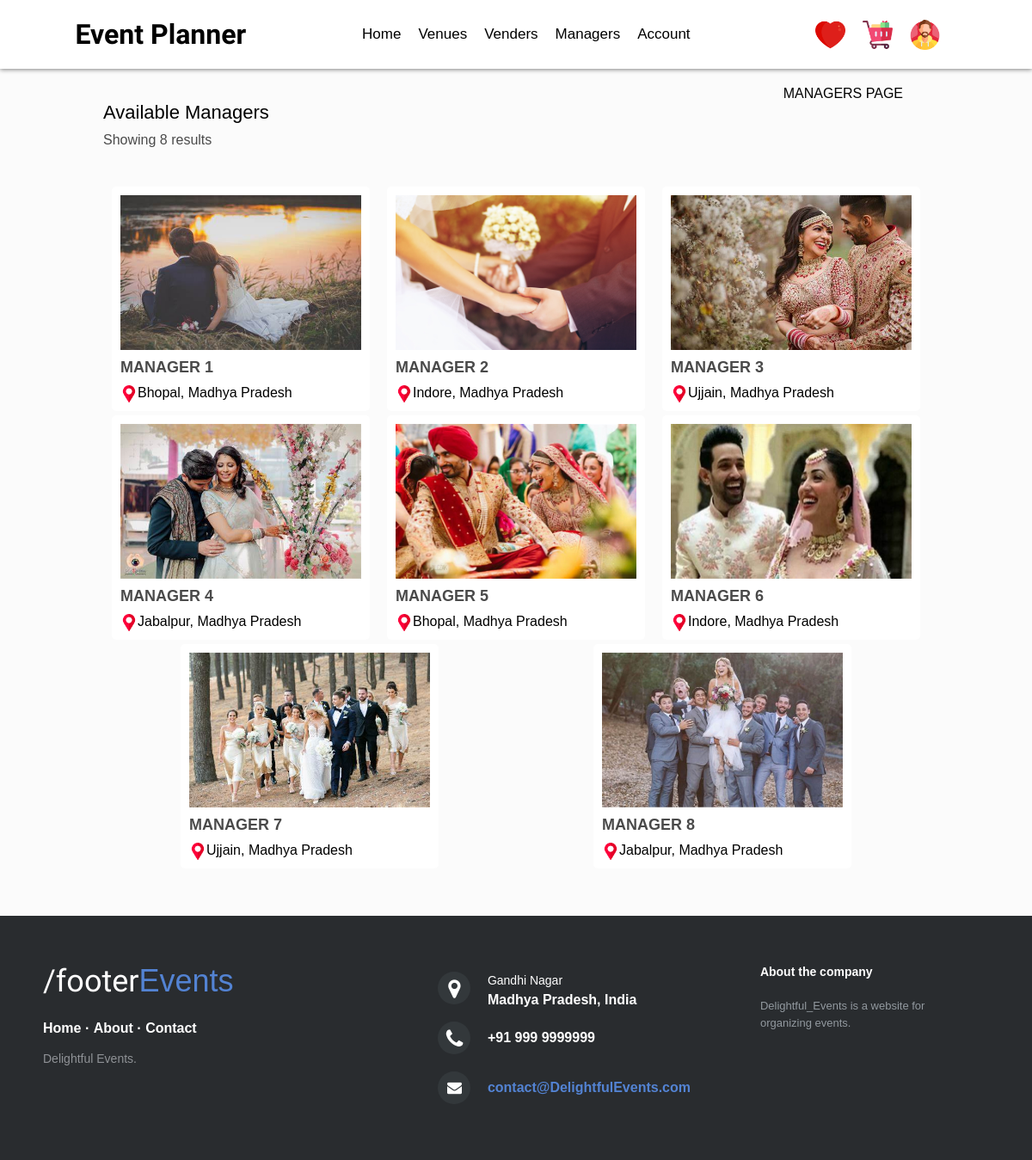
Page /managers on the committed database.
### Manager/models.py (models this page shows, shortened)
class MANAGER(models.Model):
    manager_id = models.UUIDField(primary_key=True,default=uuid.uuid4,editable=False)
    user = models.OneToOneField(User,on_delete=models.CASCADE)
    image= models.ImageField(upload_to='Profile', default='')
    mobile = models.CharField(default='7970656807',validators=[MinLengthValidator(10),MaxLengthValidator(10)],max_length=10)
    state = models.CharField(default='Madhya Pradesh' ,max_length=20)
    city = models.CharField(default='Bhopal' ,max_length=20)
    price = models.IntegerField(default='10000')
    class Meta:
        ordering=['user']

### Wedding/views.py (the view)
# urls.py: path('managers', views.Manager, name='managers'),
def Manager(request):
    managers=MANAGER.objects.all()
    manager_count=managers.count()
    data={'managers':managers,'manager_count':manager_count}
    return render(request, 'Manager.html',data)

### Templates/wedding/Manager.html
{% include "Header.html" %}
<div style="display: flex; justify-content: flex-end; margin-right: 150px; margin-top: 20PX;">
    <p>MANAGERS PAGE</p>
</div>
<div class="manager-card-container" style="width: 80%; margin: auto;">
    <div class="manager-title">
        <p style="font-size: 22px;">Available Managers</p>
        <p style="font-size: 16px; color: #4a4a4a; margin: 10px 0px 0px 0px;">Showing {{manager_count}} results</p>
    </div>
    <div style="display: flex; flex-wrap: wrap; justify-content: space-around; margin-top: 45px;">
        {% for i in managers %}
        <div style="width:300px; height: auto; background-color: white; border-radius: 5px; padding: 10px; margin-bottom: 5px;">
            <div class="image-div" style="width: 100%; height: 180px;">
                <a href="{% url 'managerDtls' i.manager_id %}"><img src="{{i.image.url}}" alt="image" class="img100"></a>
            </div>
            <div class="info">
                <div><p style="font-size: 18px; color: #4a4a4a; font-weight: 600; margin-top: 10px;">{{i.user.first_name}}</p></div>
                <div style="display: flex; margin-top: 10px;">
                    <img src="/Static/icons/placeholder.png" alt="" style="width: 20px; height: 20px;">
                    <p>{{i.city}}, {{i.state}}</p>
                </div>
            </div>
        </div>
        {% endfor %}
    </div>
</div>
{% include "Footer.html" %}

### Static/Css/Header.css (style rules this page uses)
* { margin: 0; padding: 0; box-sizing: border-box; font-family: proxima-nova, sans-serif; }
.img100 { width: 100%; height: 100%; }

### rows in the picture
MANAGER: image (picture), user.first_name "MANAGER 1", city "Bhopal", state "Madhya Pradesh"
MANAGER: image (picture), user.first_name "MANAGER 2", city "Indore", state "Madhya Pradesh"
MANAGER: image (picture), user.first_name "MANAGER 3", city "Ujjain", state "Madhya Pradesh"
MANAGER: image (picture), user.first_name "MANAGER 4", city "Jabalpur", state "Madhya Pradesh"
MANAGER: image (picture), user.first_name "MANAGER 5", city "Bhopal", state "Madhya Pradesh"
MANAGER: image (picture), user.first_name "MANAGER 6", city "Indore", state "Madhya Pradesh"
MANAGER: image (picture), user.first_name "MANAGER 7", city "Ujjain", state "Madhya Pradesh"
MANAGER: image (picture), user.first_name "MANAGER 8", city "Jabalpur", state "Madhya Pradesh"

### other values in the picture
{{ manager_count }} "8"
